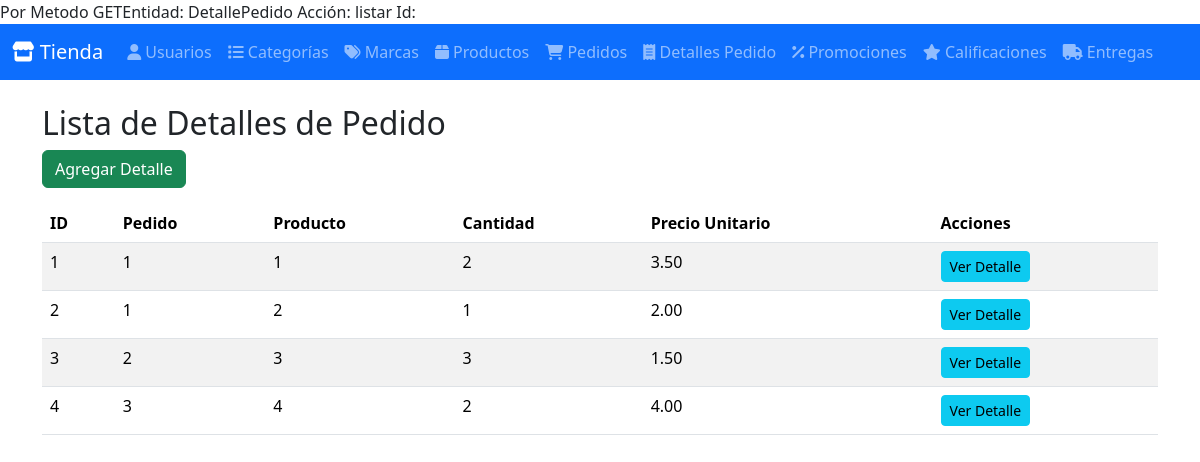
The page /index.php?entity=DetallePedido&action=listar on the database its author committed.
### tables this page shows
CREATE TABLE detalles_pedido (
    id INT AUTO_INCREMENT PRIMARY KEY,
    id_pedido INT,
    id_producto INT,
    cantidad INT NOT NULL,
    precio_unitario DECIMAL(10,2) NOT NULL,
    FOREIGN KEY (id_pedido) REFERENCES pedidos(id) ON DELETE CASCADE,
    FOREIGN KEY (id_producto) REFERENCES productos(id) ON DELETE CASCADE
);

### Model/ClassDetallePedido.php (called while the page is built, shortened)
<?php
require_once BASE_PATH . DIRECTORY_SEPARATOR . 'Config' . DIRECTORY_SEPARATOR . 'ClassDatabase.php';
class ClassDetallePedido {
    private $conn;
    public function __construct() {
        $db = new ClassDatabase();
        $this->conn = $db->getConnection();
    }
    public function getDetallesPedido() {
        $query = "SELECT * FROM detalles_pedido";
        $stmt = $this->conn->prepare($query);
        $stmt->execute();
        return $stmt->fetchAll(PDO::FETCH_ASSOC);
    }
}
?>

### Config/ClassDatabase.php (called while the page is built, shortened)
<?php
class ClassDatabase {
    private $host = 'localhost';
    private $db_name = 'bd_tienda_dulces';
    private $username = 'root';
    private $password = 'password';
    public function getConnection() {
        $this->conn = null;
        try {
            $this->conn = new PDO("mysql:host={$this->host};dbname={$this->db_name}", $this->username, $this->password);
            $this->conn->setAttribute(PDO::ATTR_ERRMODE, PDO::ERRMODE_EXCEPTION);
        } catch (PDOException $e) {
            echo "Error de conexión: " . $e->getMessage();
        }
        return $this->conn;
    }
}
?>

### Controller/ClassDetallePedidoController.php (called while the page is built, shortened)
<?php
require_once BASE_PATH . DIRECTORY_SEPARATOR . 'Model' . DIRECTORY_SEPARATOR . 'ClassDetallePedido.php';
class ClassDetallePedidoController {
    public function getDetallePedidoController() {
        $detallePedidoModel = new ClassDetallePedido();
        return $detallePedidoModel->getDetallesPedido();
    }
}
?>

### View/DetallePedido/listaDetallePedido.php (the view)
<?php
echo "<h2>Lista de Detalles de Pedido</h2>";
echo "<a href='index.php?entity=DetallePedido&action=insertar' class='btn btn-success mb-3'>Agregar Detalle</a>";
echo "<table class='table table-striped'>";
echo "<thead><tr>
        <th>ID</th><th>Pedido</th><th>Producto</th><th>Cantidad</th><th>Precio Unitario</th><th>Acciones</th>
      </tr></thead><tbody>";
foreach ($listadoelementos as $detalle) {
    echo "<tr>";
    echo "<td>{$detalle['id']}</td>";
    echo "<td>{$detalle['id_pedido']}</td>";
    echo "<td>{$detalle['id_producto']}</td>";
    echo "<td>{$detalle['cantidad']}</td>";
    echo "<td>{$detalle['precio_unitario']}</td>";
    echo "<td>
        <a href='index.php?entity=DetallePedido&action=detalle&id={$detalle['id']}' class='btn btn-info btn-sm'>Ver Detalle</a>
    </td>";
    echo "</tr>";
}
echo "</tbody></table>";
?>

### rows shown on the page
detalles_pedido: id "1", id_pedido "1", id_producto "1", cantidad "2", precio_unitario "3.50"
detalles_pedido: id "2", id_pedido "1", id_producto "2", cantidad "1", precio_unitario "2.00"
detalles_pedido: id "3", id_pedido "2", id_producto "3", cantidad "3", precio_unitario "1.50"
detalles_pedido: id "4", id_pedido "3", id_producto "4", cantidad "2", precio_unitario "4.00"

### other values the page prints
$entity "DetallePedido"
$action "listar"
$label "Usuarios Categorías Marcas Productos Pedidos Detalles Pedido Promociones Calificaciones Entregas"
